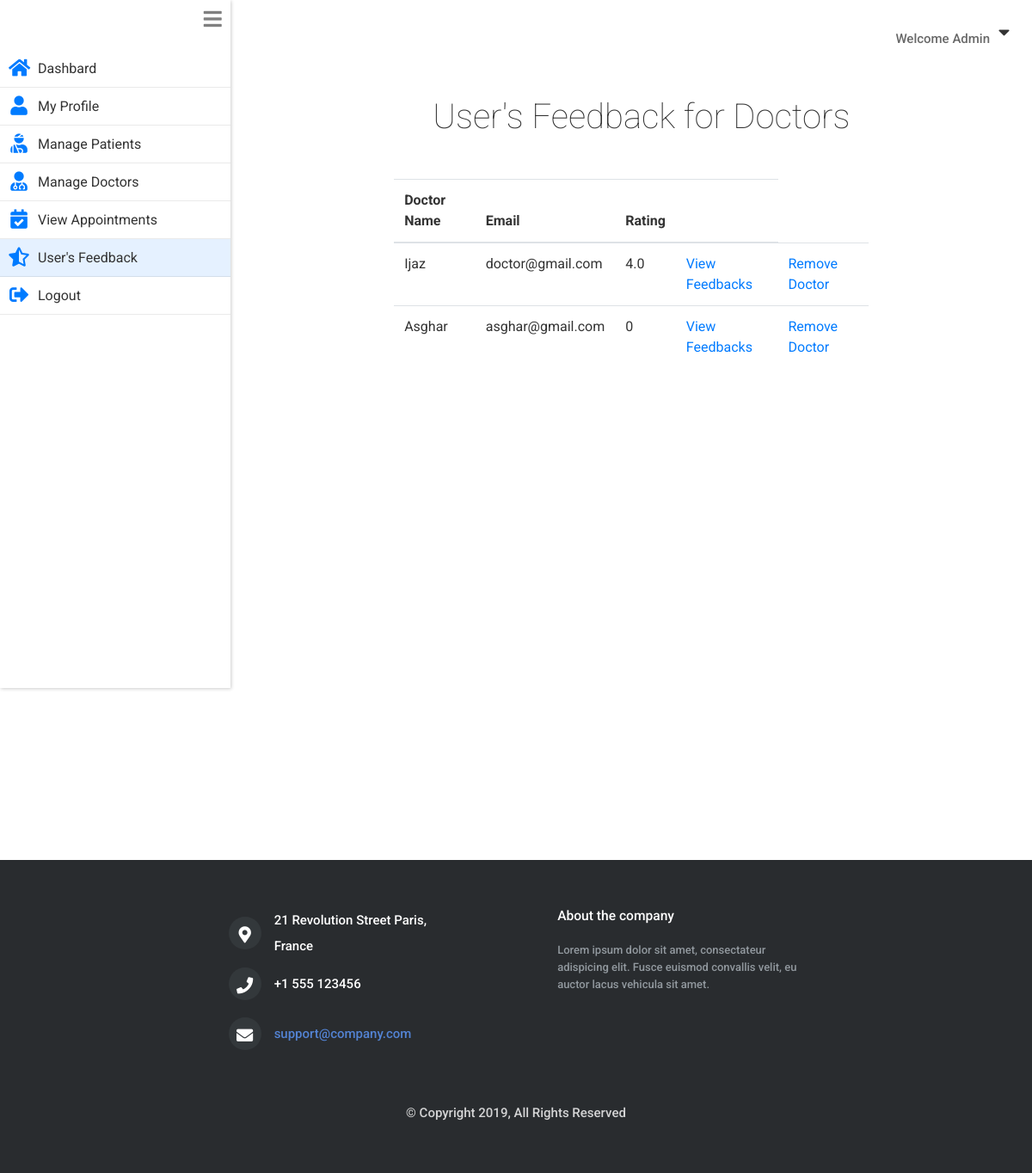
Page /admin/feedbacks.php (signed in) on the committed database.
### tables this page shows
CREATE TABLE `doctors` (
  `id` int(11) NOT NULL,
  `username` varchar(255) NOT NULL,
  `name` varchar(255) NOT NULL,
  `email` varchar(255) NOT NULL,
  `gender` varchar(6) NOT NULL,
  `hashedPassword` varchar(255) NOT NULL,
  `phone` varchar(60) NOT NULL,
  `address` varchar(255) NOT NULL,
  `city` varchar(60) NOT NULL,
  `dob` varchar(255) NOT NULL,
  `about` varchar(255) NOT NULL,
  `specialization` varchar(60) NOT NULL,
  `qualification` varchar(60) NOT NULL,
  `fees` int(11) NOT NULL,
  `created_on` timestamp NOT NULL DEFAULT CURRENT_TIMESTAMP
);

### private/functions.php (called while the page is built, shortened)
<?php
function loggedInAdminId(){
  return $_SESSION[SessionContract::SESSION_ADMIN_ID];
}
  function urlFor($script_path) {
      if($script_path[0] != '/') {
        $script_path = "/" . $script_path;
      }
      return WWW_ROOT . $script_path;
  }
  function getStylePath($stylesheet_name) {
      if($stylesheet_name[0] != '/') {
        $stylesheet_name = "/" . $stylesheet_name;
      }
      return STYLES_PATH . $stylesheet_name;
  }
?>

### private/model/admin.class.php (called while the page is built, shortened)
<?php
class Admin {
    public $name;
    static private $db;
      static public function setDatabase($pdo){
        if($pdo){
          Admin::$db = $pdo;
        }
        else{
          throw new \Exception("Please pass valid database in Admin ");
        }
      }
      static public function find_admin_by_id($id){
        $queryString  = "SELECT * FROM ".AdminTable::TABLE_NAME." ";
        $queryString .= "WHERE ".AdminTable::COLUMN_ID." = ?";
        $stmt = Admin::$db->prepare($queryString);
        $stmt->execute([$id]);
        $admin = $stmt->fetch(PDO::FETCH_ASSOC);
        if(isset($admin)){
            return new self($admin);
        }
        else {
          return false;
        }
      }
    public function getName() {
         return $this->name;
    }
    public function setName($name) {
         $this->name = $name;
    }
}
?>

### private/model/doctor.class.php (called while the page is built, shortened)
<?php
class Doctor
{
    private $id;
    private $name;
    private $email;
    static private $db;
    function __construct($args =[]){
            $this->setId($args[DoctorTable::COLUMN_ID] ?? '');
    }
    static public function setDatabase($pdo){
      if($pdo){
        Doctor::$db = $pdo;
      }
      else{
        throw new \Exception("Please pass valid database in doctor ");
      }
    }
    static public function find_all_doctors(){
     $queryString  = "SELECT * FROM ".DoctorTable::TABLE_NAME;
     $stmt = Doctor::$db->prepare($queryString);
     $stmt->execute();
     $doctors = [];
     while($doctorAssoc = $stmt->fetch(PDO::FETCH_ASSOC)){
       $doctors[]= new self($doctorAssoc);
     }
     if(!empty($doctors)){
       return $doctors;
     }else{
       return false;
     }
    }
    public function getId() {
         return $this->id;
    }
    public function setId($id) {
         $this->id = $id;
         $this->reviews = Review::find_reviews_by_doctor_id($id);
    }
    public function getName() {
         return $this->name;
    }
    public function setName($name) {
         $this->name = $name;
    }
    public function getEmail() {
         return $this->email;
    }
    public function setEmail($email) {
         $this->email = $email;
    }
}
 ?>

### private/model/review.class.php (called while the page is built, shortened)
<?php
class Review
{
    static private $db;
    static public function setDatabase($pdo){
      if($pdo){
        Review::$db = $pdo;
      }
      else{
        throw new \Exception("Please pass valid database in Review1 ");
      }
    }
    static public function find_reviews_by_doctor_id($doctor_id){
        $queryString  = "SELECT * FROM ".ReviewTable::TABLE_NAME." ";
        $queryString .= "WHERE ".ReviewTable::COLUMN_DOCTOR_ID." = ?";
        $stmt = Review::$db->prepare($queryString);
        $stmt->execute([$doctor_id]);
        $reviews  = $stmt->fetchAll(PDO::FETCH_ASSOC);
        if(!empty($reviews)){
          return $reviews;
        }else{
          return false;
        }
      }
      private static function get_total_number_of_ratings($doctor_id){
        $queryString  = "SELECT COUNT(*) as ".ReviewTable::COLUMN_TOTAL_RATINGS;
        $queryString .= " FROM ".ReviewTable::TABLE_NAME." WHERE ".ReviewTable::COLUMN_DOCTOR_ID." = ?";
        $stmt = Review::$db->prepare($queryString);
        $stmt->execute([$doctor_id]);
        $review = $stmt->fetch(PDO::FETCH_ASSOC);
        if($review){
          return $review[ReviewTable::COLUMN_TOTAL_RATINGS];
        }
        else {
          return false;
        }
      }
      private static function get_sum_of_ratings($doctor_id){
        $queryString  = "SELECT SUM(rating) as ".ReviewTable::COLUMN_SUM_OF_RATINGS;
        $queryString .= " FROM ".ReviewTable::TABLE_NAME." WHERE ".ReviewTable::COLUMN_DOCTOR_ID." = ?";
        $stmt = Review::$db->prepare($queryString);
        $stmt->execute([$doctor_id]);
        $review = $stmt->fetch(PDO::FETCH_ASSOC);
        if($review){
          return $review[ReviewTable::COLUMN_SUM_OF_RATINGS];
        }
        else {
          return false;
        }
      }
      public static function get_average_doctor_rating($doctor_id){
        if(Review::get_sum_of_ratings($doctor_id) == 0) return "0";
        $avgRating = Review::get_sum_of_ratings($doctor_id)/Review::get_total_number_of_ratings($doctor_id);
        return number_format($avgRating,1,'.','');
      }
}
?>

### public/admin/feedbacks.php (the view, shortened to what this page needs)
<?php  require_once('../../private/initialize.php');
    $doctors = Doctor::find_all_doctors();
    $page_title = "Users Feedbacks";
    require_once(getSharedFilePath('admin/header.php'));
?>
<section class="main_content mt-5 ">
  <h1  class="mb-4 text-center">User's Feedback for Doctors</h1>
  <table  class=" col-11 mx-auto col-sm-8 mt-5 table table-responsive" >
      <thead>
        <tr>
          <th>Doctor Name</th>
          <th>Email</th>
          <th>Rating</th>
          <th></th>
        </tr>
      </thead>
      <tbody>
        <?php foreach ($doctors as $doctor): ?>
          <tr>
            <td><?php echo  $doctor->getName();?></td>
            <td><?php echo  $doctor->getEmail();?></td>
            <td ><?php echo Review::get_average_doctor_rating($doctor->getId()); ?></td>
            <td> <a href="<?php echo urlFor('admin/doctor_detail.php')."?doctor_id=".$doctor->getId(); ?>">View Feedbacks</a> </td>
            <td> <a href="<?php echo urlFor('admin/delete_doctor.php')."?doctor_id=".$doctor->getId(); ?>">Remove Doctor</a></td>
          </tr>
        <?php endforeach; ?>
      </tbody>
    </table>
</section>
<?php     require_once(getSharedFilePath('admin/footer.php')); ?>

### private/shared/admin/header.php (shortened to what this page needs)
<?php
  $admin_id = loggedInAdminId();
  $admin = Admin::find_admin_by_id($admin_id);
 ?>
<!DOCTYPE html>
<html lang="en" dir="ltr">
  <head>
    <link rel="stylesheet" href="<?php echo getStylePath("main.css"); ?>">
    <link rel="stylesheet" href="https://stackpath.bootstrapcdn.com/bootstrap/4.3.1/css/bootstrap.min.css">
    <link rel="stylesheet" href="https://use.fontawesome.com/releases/v5.7.0/css/all.css">
  </head>
  <body>
      <div class="welcome_bar">
        <p>Welcome <?php echo $admin->getName(); ?> </p><i id="welcome_drop_down_btn" class="fas fa-caret-down"></i>
      </div>
    <div class="content">
      <nav class="drawer
        <?php if($page_title=='Manage Patients' ||$page_title=='Manage Doctors'){echo "drawer_collapse";}; ?>">
         <i id="drawer_icon" class="fas fa-bars"></i>
         <ul>
         <li onclick="location.href='<?php echo urlFor("admin/index.php"); ?>';"
           class="<?php if($page_title=='Dashboard'){echo "item_selected";}; ?>">
           <i class="drawer_item_icon fas fa-home"></i>
           <a>Dashbard</a>
         </li>
         <li onclick="location.href='<?php echo urlFor("admin/profile.php"); ?>';"
           class="<?php if($page_title=='Profile'){echo "item_selected";}; ?>">
           <i class="drawer_item_icon fas fa-user"></i>
           <a>My Profile</a>
         </li>
         <li onclick="location.href='<?php echo urlFor("admin/managePatients.php"); ?>';"
           class="<?php if($page_title=='Manage Patients'){echo "item_selected";}; ?>">
           <i class="drawer_item_icon fas fa-user-injured"></i>
           <a>Manage Patients</a>
         </li>
         <li onclick="location.href='<?php echo urlFor("admin/manageDoctors.php"); ?>';"
           class="<?php if($page_title=='Manage Doctors'){echo "item_selected";}; ?>">
           <i class="drawer_item_icon fas fa-user-md"></i>
           <a>Manage Doctors</a>
         </li>
         <li onclick="location.href='<?php echo urlFor("admin/appointmentHistory.php"); ?>';"
           class="<?php if($page_title=='Appointment History'){echo "item_selected";}; ?>">
           <i class="drawer_item_icon fas fa-calendar-check"></i>
           <a>View Appointments</a>
         </li>
         <li onclick="location.href='<?php echo urlFor("admin/feedbacks.php"); ?>';"
           class="<?php if($page_title=="Users Feedbacks"){echo "item_selected";}; ?>">
           <i class="drawer_item_icon fas fa-star-half-alt"></i>
           <a>User's Feedback</a>
         </li>
         <li onclick="location.href='<?php echo urlFor("admin/doLogout.php"); ?>';">
           <i class="drawer_item_icon fas fa-sign-out-alt"></i>
           <a>Logout</a>
         </li>
       </ul>
      </nav>

### private/styles/css/main.css (style rules this page uses)
* { margin: 0; padding: 0; -webkit-font-smoothing: antialiased; -webkit-text-shadow: rgba(0, 0, 0, 0.01) 0 0 1px; text-shadow: rgba(0, 0, 0, 0.01) 0 0 1px; }
body { font-family: 'Roboto', sans-serif; font-size: 15px; font-weight: 500; background: #FFFFFF; color: #696969; }
div { display: block; position: relative; -webkit-box-sizing: border-box; -moz-box-sizing: border-box; box-sizing: border-box; }
ul { list-style: none; margin-bottom: 0px; }
p { font-family: 'Roboto', sans-serif; font-size: 15px; line-height: 2; font-weight: 500; color: #696969; -webkit-font-smoothing: antialiased; -webkit-text-shadow: rgba(0, 0, 0, 0.01) 0 0 1px; text-shadow: rgba(0, 0, 0, 0.01) 0 0 1px; }
p:last-of-type { margin-bottom: 0; }
a { -webkit-transition: all 200ms ease; -moz-transition: all 200ms ease; -ms-transition: all 200ms ease; -o-transition: all 200ms ease; transition: all 200ms ease; }
a, a:hover, a:visited, a:active, a:link { text-decoration: none; }
h1 { font-size: 48px; }
h1, h2, h3, h4, h5, h6 { font-family: 'Roboto', sans-serif; -webkit-font-smoothing: antialiased; -webkit-text-shadow: rgba(0, 0, 0, 0.01) 0 0 1px; text-shadow: rgba(0, 0, 0, 0.01) 0 0 1px; }
section { display: block; position: relative; box-sizing: border-box; }
* { margin: 0; padding: 0; font-family: 'Roboto', sans-serif; color: #333333; }
.welcome_bar { display: flex; position: absolute; z-index: 1; top: 0; right: 0; margin: 16px; align-items: center; justify-content: center; }
.welcome_bar p { margin-top: 14px; }
.welcome_bar #welcome_drop_down_btn { font-size: 1.3em; padding: 10px; box-sizing: border-box; fill: #333333; }
.content { display: flex; }
.drawer { position: relative; font-weight: normal; height: 100vh; display: block; box-shadow: 1px 1px 4px rgba(0, 0, 0, 0.2); flex-basis: 350px; }
.drawer #drawer_icon { font-size: 1.5em; color: grey; position: absolute; top: 0; right: 0; padding: 10px; box-sizing: border-box; }
.drawer ul { list-style: none; display: flex; flex-direction: column; padding-top: 58px; }
.drawer li { display: flex; justify-content: flex-start; align-items: center; padding: 10px; padding-right: 48px; box-sizing: border-box; position: relative; }
.drawer li::after { display: inline-block; content: ""; height: 1px; width: 100%; position: absolute; bottom: 0; left: 0; background: rgba(51, 51, 51, 0.1); }
.drawer li a { text-decoration: none; color: #333333; padding-left: 10px; }
.drawer .drawer_item_icon { font-size: 1.4em; text-align: center; width: 24px; height: 24px; color: #007bff; }
.drawer .item_selected { background: rgba(0, 123, 255, 0.1); }
.main_content { width: 100%; padding: 0 30px; margin-bottom: 0px; }
.main_content h1 { font-weight: lighter; text-align: center; margin-left: 24px; margin-top: 64px; }
table.table a { color: #007bff; }

### rows in the picture
doctors: name "Ijaz", email "doctor@gmail.com", Id "4.0"
doctors: name "Asghar", email "asghar@gmail.com", Id "0"

### other values in the picture
$admin->getName() "Admin"
